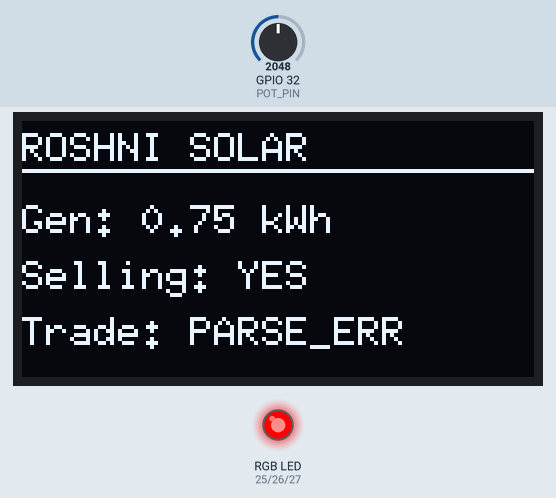
Recording of a sketch running on a simulated ESP32. Parts: 128×64 one-colour display, an RGB LED mixed from three pins (HIGH = lit). The test bench sets the inputs (shaded band); at power-on: GPIO 32 (POT_PIN) = 2048 (analog values on the 0–4095 scale). WiFi joins after 1.5 s; servers stay silent unless stated; uploads are accepted with an empty reply; what the sketch prints to the serial monitor is not drawn.

Above: at 5.8 s.
5.9 s: GPIO 32 (POT_PIN) set to 160
At 15.8 s:
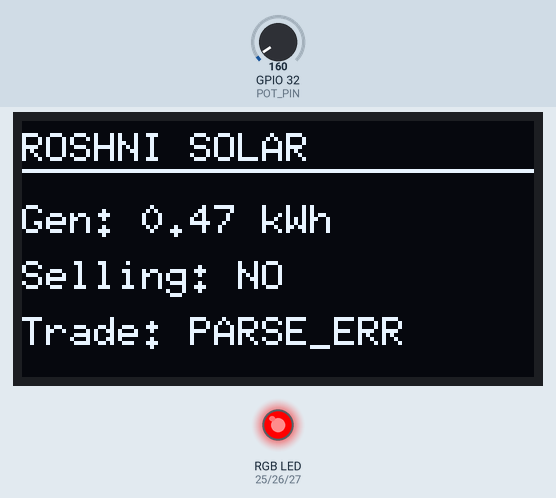
16.7 s: GPIO 32 (POT_PIN) set to 1171
At 25.9 s:
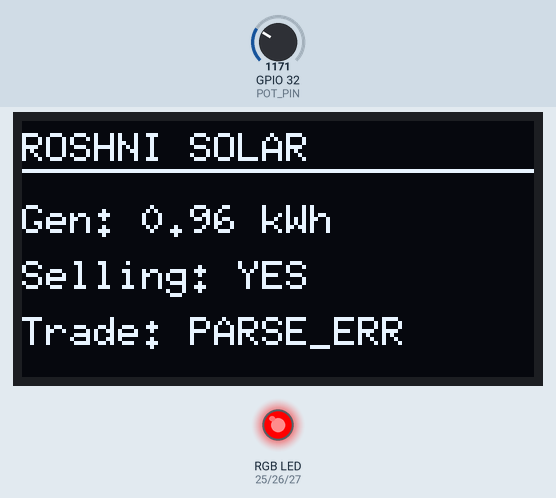
26.7 s: GPIO 32 (POT_PIN) set to 1273
At 31.0 s:
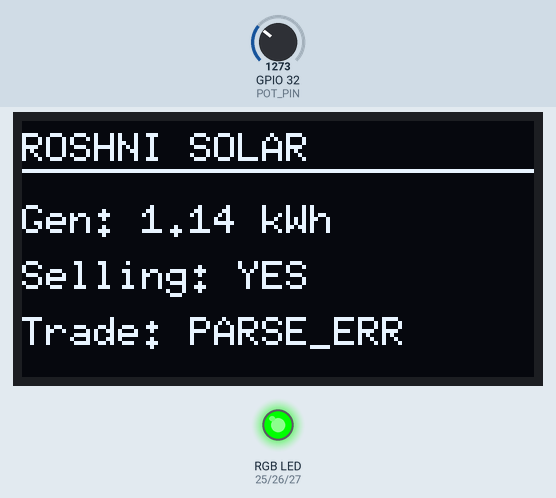
36.7 s: GPIO 32 (POT_PIN) set to 3798
At 41.1 s:
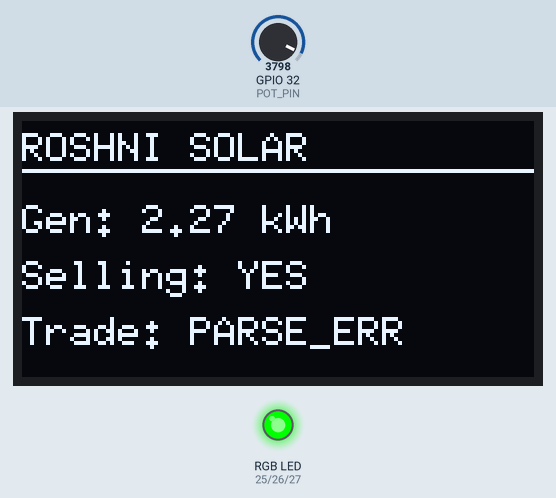
46.7 s: GPIO 32 (POT_PIN) set to 3858
At 51.2 s:
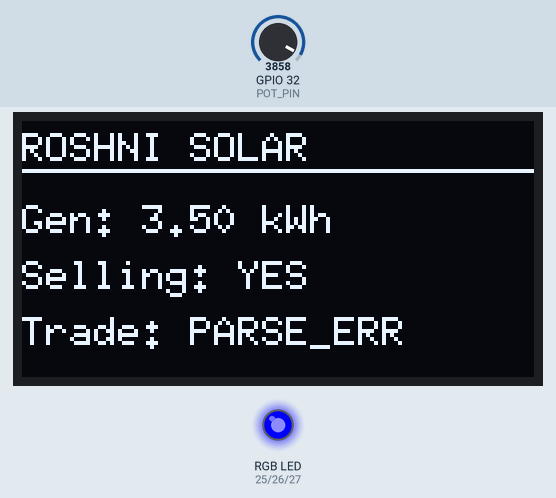
Timing chart, 0 to 52.7 s (numbered marks = the images above; inputs shaded):
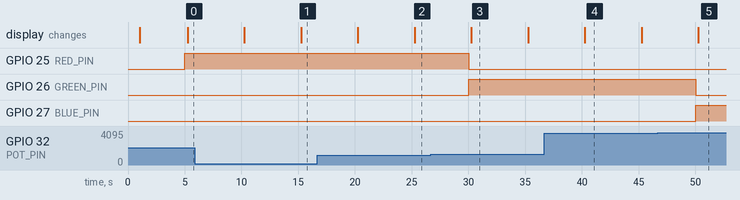

Measured:
- the behaviour switches between 1238 and 1239 on GPIO 32 (POT_PIN) (found by bisection; images 2 and 3)
- the behaviour switches between 3824 and 3825 on GPIO 32 (POT_PIN) (found by bisection; images 4 and 5)
- after the input at 5.9 s, GPIO 25 (RED_PIN): stays HIGH (without the input it goes to LOW after 4.1 s); GPIO 26 (GREEN_PIN): stays LOW (without the input it goes to HIGH after 4.1 s)
- after the input at 16.7 s, the display: first changes after 3.6 s (image 2 shows a later state)
- what the display in image 3 shows lasts 5.0 s, from 30.3 s to 35.3 s

The sketch:

seller_esp32_final.ino
```cpp
#include <WiFi.h>
#include <HTTPClient.h>
#include <ArduinoJson.h>
#include <Wire.h>
#include <U8g2lib.h>
#include <WiFiClientSecure.h>  // HTTPS support

// -------- OLED --------
U8G2_SH1106_128X64_NONAME_F_HW_I2C u8g2(U8G2_R0, U8X8_PIN_NONE);

// -------- WIFI --------
const char* ssid = "test1";
const char* password = "12345678";

// -------- BACKEND (CLOUD - Render) --------
// This connects to the ROSHNI backend running on Render.com
const char* backendUrl = "https://roshni-backend-o7al.onrender.com/api/iot/update";

// -------- AUTH --------
const char* auth_token = "iot_secret_token_12345";
const char* device_id = "NodeMCU_001";
const char* house_id = "HOUSE_FDR12_001";

// -------- PINS --------
const int POT_PIN = 32;

// RGB LED
const int RED_PIN = 25;
const int GREEN_PIN = 26;
const int BLUE_PIN = 27;

// -------- TIMER --------
unsigned long lastUpdate = 0;
int updateInterval = 5000;

// -------- SMOOTHING --------
float smoothGen = 0;


// -------- WIFI --------
void connectWiFi()
{
  Serial.println("\nConnecting to WiFi...");

  WiFi.begin(ssid, password);

  while (WiFi.status() != WL_CONNECTED)
  {
    delay(500);
    Serial.print(".");
  }

  Serial.println("\nWiFi CONNECTED");
  Serial.println(WiFi.localIP());
}


// -------- LED --------
void setLED(float generation)
{
  digitalWrite(RED_PIN, LOW);
  digitalWrite(GREEN_PIN, LOW);
  digitalWrite(BLUE_PIN, LOW);

  if (generation < 1)
  {
    digitalWrite(RED_PIN, HIGH);
    Serial.println("LED: RED (LOW)");
  }
  else if (generation <= 3)
  {
    digitalWrite(GREEN_PIN, HIGH);
    Serial.println("LED: GREEN (NORMAL)");
  }
  else
  {
    digitalWrite(BLUE_PIN, HIGH);
    Serial.println("LED: BLUE (HIGH)");
  }
}


// -------- OLED --------
void updateDisplay(float generation, String tradeStatus)
{
  u8g2.clearBuffer();

  u8g2.setFont(u8g2_font_6x10_tr);

  u8g2.drawStr(0, 10, "ROSHNI SOLAR");
  u8g2.drawLine(0, 12, 128, 12);

  u8g2.setCursor(0, 28);
  u8g2.print("Gen: ");
  u8g2.print(generation, 2);
  u8g2.print(" kWh");

  u8g2.setCursor(0, 42);
  u8g2.print("Selling: ");
  if (generation > 0.5)
    u8g2.print("YES");
  else
    u8g2.print("NO");

  u8g2.setCursor(0, 56);
  u8g2.print("Trade: ");
  u8g2.print(tradeStatus);

  u8g2.sendBuffer();
}


// -------- SETUP --------
void setup()
{
  Serial.begin(115200);
  delay(1000);

  Serial.println("=================================");
  Serial.println("SOLAR IOT DEVICE STARTED");
  Serial.println("=================================");

  pinMode(RED_PIN, OUTPUT);
  pinMode(GREEN_PIN, OUTPUT);
  pinMode(BLUE_PIN, OUTPUT);

  // OLED
  Wire.begin(21, 22);
  u8g2.begin();

  // ADC
  analogReadResolution(12);
  analogSetPinAttenuation(POT_PIN, ADC_11db);

  connectWiFi();
}


// -------- LOOP --------
void loop()
{
  if (WiFi.status() != WL_CONNECTED)
  {
    Serial.println("WiFi LOST. Reconnecting...");
    connectWiFi();
  }

  if (millis() - lastUpdate > updateInterval)
  {
    lastUpdate = millis();

    Serial.println("\n=========== NEW UPDATE ===========");

    // -------- POT READ --------
    int potValue = analogRead(POT_PIN);

    Serial.print("Raw Value: ");
    Serial.println(potValue);

    // Smooth generation
    float rawGen = (float)potValue / 4095.0 * 5.0;
    smoothGen = (0.7 * smoothGen) + (0.3 * rawGen);
    float generation_kwh = smoothGen;

    Serial.print("Generated Energy: ");
    Serial.println(generation_kwh, 3);

    // LED
    setLED(generation_kwh);

    // WiFi signal
    int signal_strength = WiFi.RSSI();

    Serial.print("WiFi RSSI: ");
    Serial.println(signal_strength);

    Serial.println("===== BACKEND CONNECTION =====");

    // HTTPS client with certificate validation disabled (for Render)
    WiFiClientSecure client;
    client.setInsecure();  // Skip SSL verification for Render testing

    HTTPClient http;
    http.setTimeout(10000);

    if (!http.begin(client, backendUrl))
    {
      Serial.println("ERROR: HTTP begin failed");
      updateDisplay(generation_kwh, "NO_NET");
      return;
    }

    http.addHeader("Connection", "close");
    http.addHeader("Content-Type", "application/json");

    // JSON
    StaticJsonDocument<200> doc;

    doc["auth_token"] = auth_token;
    doc["device_id"] = device_id;
    doc["generation_kwh"] = generation_kwh;
    doc["house_id"] = house_id;
    doc["signal_strength"] = signal_strength;

    String payload;
    serializeJson(doc, payload);

    Serial.print("Payload: ");
    Serial.println(payload);

    int httpCode = http.POST(payload);

    Serial.print("HTTP Code: ");
    Serial.println(httpCode);

    String tradeStatus = "NONE";

    if (httpCode > 0)
    {
      Serial.println("OK: Backend SUCCESS");

      String response = http.getString();
      Serial.println(response);

      StaticJsonDocument<300> resDoc;
      DeserializationError error = deserializeJson(resDoc, response);

      if (!error)
        tradeStatus = resDoc["status"] | "OK";
      else
        tradeStatus = "PARSE_ERR";
    }
    else
    {
      Serial.println("ERROR: Backend FAILED");
      tradeStatus = "FAILED";
    }

    // OLED update
    updateDisplay(generation_kwh, tradeStatus);

    http.end();
  }
}
```
